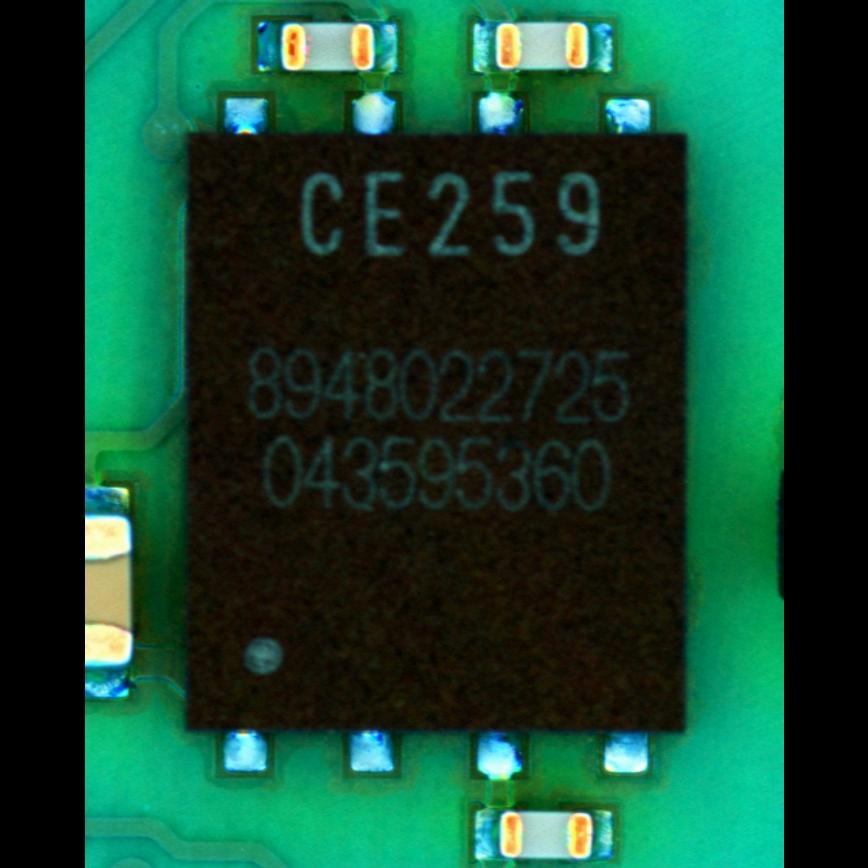
#> input picture files/img/IS112528000011.jpg, 868 x 868 px; its folder holds only this picture in this run
$ python main.py
#> lines starting #> are read from the running program, lines starting #| are printed output that depends on the picture
### tools.py
import os
import cv2
import easyocr
from PIL import Image
import csv

class ImageProcessor:
    def __init__(self, folder_path):
        self.folder_path = folder_path
        self.prepare_img = self._prepare_img()

    def _prepare_img(self):
        for img_path in self._get_image_paths():
            loaded_img = self._read_img(img_path)
            cropped_img = self._crop_img(loaded_img)
            gray_img = self._convert_to_gray(cropped_img)
            blurred_img = self._gaussian_blur(gray_img)
            sharpened_img = self._add_weighted(gray_img, blurred_img)
            enhaced_img = self._enhace_img(sharpened_img)
            Image.fromarray(enhaced_img).show()
            yield (os.path.basename(img_path), enhaced_img)

    def _get_image_paths(self):
        with os.scandir(self.folder_path) as entries:
            for entry in sorted(entries, key=lambda e: e.name):
                yield entry.path

    def _read_img(self, img_path):
        read_img = cv2.imread(img_path)
        return read_img

    def _crop_img(self, loaded_img):
        height, width = loaded_img.shape[:2]
#> height = 868; width = 868
        top = int(0.39 * height)
#> top = 338
        bottom = int(0.60 * height)
#> bottom = 520
        left = int(0.28 * width)
#> left = 243
        right = int(0.73 * width)
#> right = 633
        cropped_img = loaded_img[top:bottom, left:right]
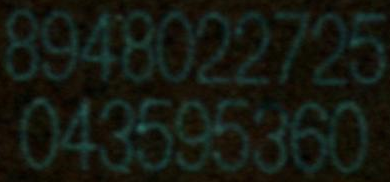
#> cropped_img: shape (182, 390, 3); mean B, G, R 16.7, 25.1, 21.4
#> ``:
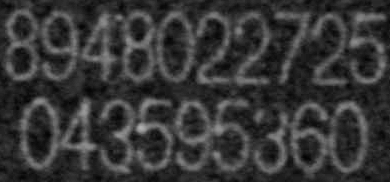
#> shown: PIL image 390x182 L; min 2, max 178, mean 54.3
        return cropped_img

    def _convert_to_gray(self, cropped_img):
        return cv2.cvtColor(cropped_img, cv2.COLOR_BGR2GRAY)

    def _gaussian_blur(self, gray_img):
        return cv2.GaussianBlur(gray_img, (1, 1), 3)

    def _add_weighted(self, gray_img, blurred_img):
        return cv2.addWeighted(gray_img, 2, blurred_img, -0.5, 0)

    def _enhace_img(self, sharpened_img):
        clahe = cv2.createCLAHE(clipLimit=2.0, tileGridSize=(8, 8))
        return clahe.apply(sharpened_img)


class ICCIDReader:

    def get_iccid(self, img):
#> (the run stopped early here; a loop or call above may not have finished)
